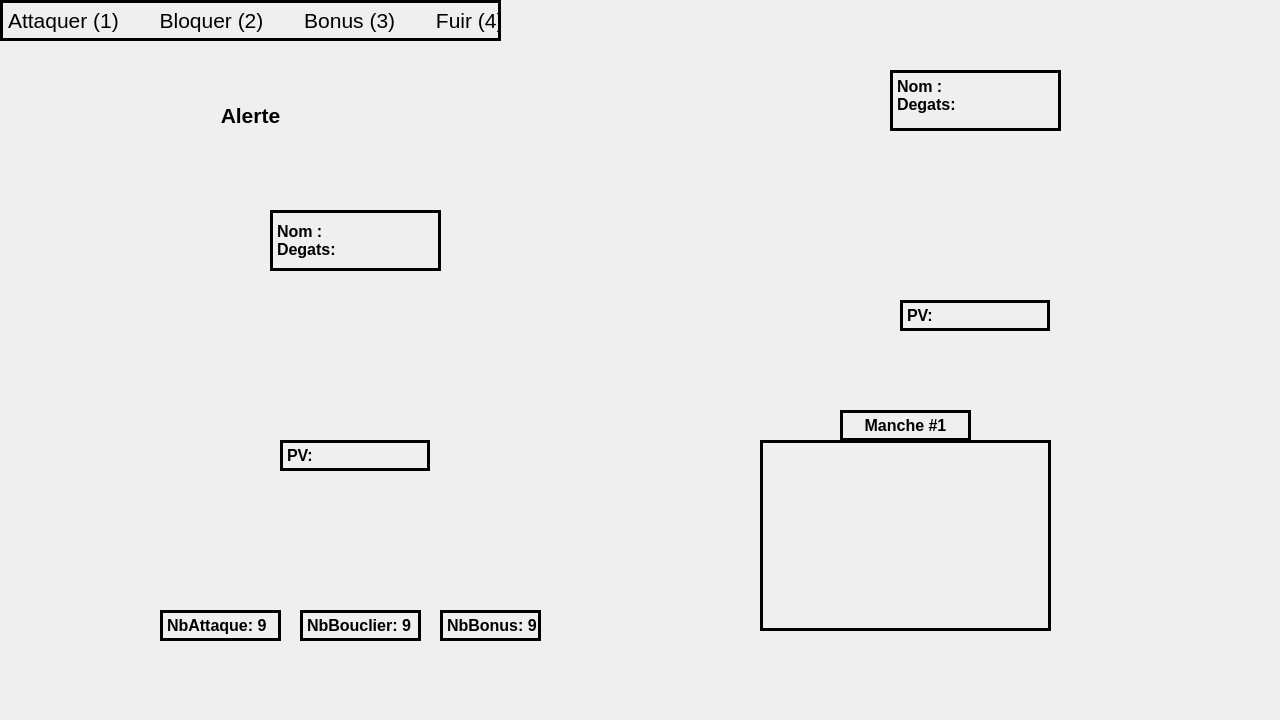
<?xml version="1.0" encoding="UTF-8"?>
<ui version="4.0">
 <class>Combat</class>
 <widget class="QWidget" name="Combat">
  <property name="geometry">
   <rect>
    <x>0</x>
    <y>0</y>
    <width>1280</width>
    <height>720</height>
   </rect>
  </property>
  <property name="windowTitle">
   <string>Form</string>
  </property>
  <widget class="QLabel" name="HP2">
   <property name="geometry">
    <rect>
     <x>900</x>
     <y>300</y>
     <width>150</width>
     <height>31</height>
    </rect>
   </property>
   <property name="font">
    <font>
     <pointsize>12</pointsize>
     <bold>true</bold>
    </font>
   </property>
   <property name="autoFillBackground">
    <bool>true</bool>
   </property>
   <property name="frameShape">
    <enum>QFrame::Shape::Box</enum>
   </property>
   <property name="lineWidth">
    <number>3</number>
   </property>
   <property name="text">
    <string>PV: </string>
   </property>
  </widget>
  <widget class="QLabel" name="Genimon2">
   <property name="geometry">
    <rect>
     <x>900</x>
     <y>140</y>
     <width>150</width>
     <height>150</height>
    </rect>
   </property>
   <property name="autoFillBackground">
    <bool>false</bool>
   </property>
   <property name="text">
    <string/>
   </property>
  </widget>
  <widget class="QLabel" name="Genimon1">
   <property name="geometry">
    <rect>
     <x>280</x>
     <y>280</y>
     <width>150</width>
     <height>150</height>
    </rect>
   </property>
   <property name="autoFillBackground">
    <bool>false</bool>
   </property>
   <property name="text">
    <string/>
   </property>
  </widget>
  <widget class="QLabel" name="TableauInfo">
   <property name="geometry">
    <rect>
     <x>760</x>
     <y>440</y>
     <width>291</width>
     <height>191</height>
    </rect>
   </property>
   <property name="font">
    <font>
     <pointsize>12</pointsize>
     <bold>true</bold>
    </font>
   </property>
   <property name="autoFillBackground">
    <bool>true</bool>
   </property>
   <property name="frameShape">
    <enum>QFrame::Shape::Box</enum>
   </property>
   <property name="lineWidth">
    <number>3</number>
   </property>
   <property name="text">
    <string/>
   </property>
   <property name="alignment">
    <set>Qt::AlignmentFlag::AlignLeading|Qt::AlignmentFlag::AlignLeft|Qt::AlignmentFlag::AlignTop</set>
   </property>
  </widget>
  <widget class="QLabel" name="BackGround">
   <property name="geometry">
    <rect>
     <x>0</x>
     <y>0</y>
     <width>1280</width>
     <height>720</height>
    </rect>
   </property>
   <property name="autoFillBackground">
    <bool>true</bool>
   </property>
   <property name="text">
    <string/>
   </property>
   <property name="textFormat">
    <enum>Qt::TextFormat::PlainText</enum>
   </property>
   <property name="pixmap">
    <pixmap resource="Image.qrc">:/Decor/Image_Qt/Decor/AreneCombat.png</pixmap>
   </property>
   <property name="scaledContents">
    <bool>true</bool>
   </property>
  </widget>
  <widget class="QLabel" name="HP1">
   <property name="geometry">
    <rect>
     <x>280</x>
     <y>440</y>
     <width>150</width>
     <height>31</height>
    </rect>
   </property>
   <property name="font">
    <font>
     <pointsize>12</pointsize>
     <bold>true</bold>
    </font>
   </property>
   <property name="autoFillBackground">
    <bool>true</bool>
   </property>
   <property name="frameShape">
    <enum>QFrame::Shape::Box</enum>
   </property>
   <property name="lineWidth">
    <number>3</number>
   </property>
   <property name="text">
    <string>PV: </string>
   </property>
  </widget>
  <widget class="QLabel" name="Nom1">
   <property name="geometry">
    <rect>
     <x>270</x>
     <y>210</y>
     <width>171</width>
     <height>61</height>
    </rect>
   </property>
   <property name="font">
    <font>
     <pointsize>12</pointsize>
     <bold>true</bold>
    </font>
   </property>
   <property name="autoFillBackground">
    <bool>true</bool>
   </property>
   <property name="frameShape">
    <enum>QFrame::Shape::Box</enum>
   </property>
   <property name="lineWidth">
    <number>3</number>
   </property>
   <property name="text">
    <string>Nom : 
Degats:</string>
   </property>
   <property name="alignment">
    <set>Qt::AlignmentFlag::AlignLeading|Qt::AlignmentFlag::AlignLeft|Qt::AlignmentFlag::AlignVCenter</set>
   </property>
  </widget>
  <widget class="QLabel" name="Contoles">
   <property name="geometry">
    <rect>
     <x>0</x>
     <y>0</y>
     <width>501</width>
     <height>41</height>
    </rect>
   </property>
   <property name="font">
    <font>
     <pointsize>16</pointsize>
     <bold>false</bold>
    </font>
   </property>
   <property name="autoFillBackground">
    <bool>true</bool>
   </property>
   <property name="frameShape">
    <enum>QFrame::Shape::Box</enum>
   </property>
   <property name="lineWidth">
    <number>3</number>
   </property>
   <property name="text">
    <string>Attaquer (1)       Bloquer (2)       Bonus (3)       Fuir (4)</string>
   </property>
  </widget>
  <widget class="QLabel" name="Nom2">
   <property name="geometry">
    <rect>
     <x>890</x>
     <y>70</y>
     <width>171</width>
     <height>61</height>
    </rect>
   </property>
   <property name="font">
    <font>
     <pointsize>12</pointsize>
     <bold>true</bold>
    </font>
   </property>
   <property name="autoFillBackground">
    <bool>true</bool>
   </property>
   <property name="frameShape">
    <enum>QFrame::Shape::Box</enum>
   </property>
   <property name="lineWidth">
    <number>3</number>
   </property>
   <property name="text">
    <string>Nom : 
Degats:</string>
   </property>
   <property name="alignment">
    <set>Qt::AlignmentFlag::AlignLeading|Qt::AlignmentFlag::AlignLeft|Qt::AlignmentFlag::AlignTop</set>
   </property>
  </widget>
  <widget class="QLabel" name="Alerte">
   <property name="geometry">
    <rect>
     <x>60</x>
     <y>80</y>
     <width>381</width>
     <height>71</height>
    </rect>
   </property>
   <property name="font">
    <font>
     <pointsize>16</pointsize>
     <bold>true</bold>
    </font>
   </property>
   <property name="autoFillBackground">
    <bool>false</bool>
   </property>
   <property name="text">
    <string>Alerte</string>
   </property>
   <property name="alignment">
    <set>Qt::AlignmentFlag::AlignCenter</set>
   </property>
  </widget>
  <widget class="QLabel" name="Manche">
   <property name="geometry">
    <rect>
     <x>840</x>
     <y>410</y>
     <width>131</width>
     <height>31</height>
    </rect>
   </property>
   <property name="font">
    <font>
     <pointsize>12</pointsize>
     <bold>true</bold>
    </font>
   </property>
   <property name="autoFillBackground">
    <bool>true</bool>
   </property>
   <property name="frameShape">
    <enum>QFrame::Shape::Box</enum>
   </property>
   <property name="lineWidth">
    <number>3</number>
   </property>
   <property name="text">
    <string>Manche #1</string>
   </property>
   <property name="alignment">
    <set>Qt::AlignmentFlag::AlignCenter</set>
   </property>
  </widget>
  <widget class="QLabel" name="Attaque">
   <property name="geometry">
    <rect>
     <x>170</x>
     <y>520</y>
     <width>81</width>
     <height>71</height>
    </rect>
   </property>
   <property name="autoFillBackground">
    <bool>false</bool>
   </property>
   <property name="text">
    <string/>
   </property>
   <property name="pixmap">
    <pixmap resource="Image.qrc">:/Decor/Image_Qt/Decor/Attack.png</pixmap>
   </property>
   <property name="scaledContents">
    <bool>true</bool>
   </property>
  </widget>
  <widget class="QLabel" name="Bloquer">
   <property name="geometry">
    <rect>
     <x>310</x>
     <y>520</y>
     <width>91</width>
     <height>81</height>
    </rect>
   </property>
   <property name="autoFillBackground">
    <bool>false</bool>
   </property>
   <property name="text">
    <string/>
   </property>
   <property name="pixmap">
    <pixmap resource="Image.qrc">:/Decor/Image_Qt/Decor/Shield.png</pixmap>
   </property>
   <property name="scaledContents">
    <bool>true</bool>
   </property>
  </widget>
  <widget class="QLabel" name="Bonus">
   <property name="geometry">
    <rect>
     <x>430</x>
     <y>520</y>
     <width>121</width>
     <height>81</height>
    </rect>
   </property>
   <property name="autoFillBackground">
    <bool>false</bool>
   </property>
   <property name="text">
    <string/>
   </property>
   <property name="pixmap">
    <pixmap resource="Image.qrc">:/Decor/Image_Qt/Decor/Bonus.png</pixmap>
   </property>
   <property name="scaledContents">
    <bool>true</bool>
   </property>
  </widget>
  <widget class="QLabel" name="Nb_attaque">
   <property name="geometry">
    <rect>
     <x>160</x>
     <y>610</y>
     <width>121</width>
     <height>31</height>
    </rect>
   </property>
   <property name="font">
    <font>
     <pointsize>12</pointsize>
     <bold>true</bold>
    </font>
   </property>
   <property name="autoFillBackground">
    <bool>true</bool>
   </property>
   <property name="frameShape">
    <enum>QFrame::Shape::Box</enum>
   </property>
   <property name="lineWidth">
    <number>3</number>
   </property>
   <property name="text">
    <string>NbAttaque: 9</string>
   </property>
   <property name="alignment">
    <set>Qt::AlignmentFlag::AlignLeading|Qt::AlignmentFlag::AlignLeft|Qt::AlignmentFlag::AlignVCenter</set>
   </property>
  </widget>
  <widget class="QLabel" name="Nb_bouclier">
   <property name="geometry">
    <rect>
     <x>300</x>
     <y>610</y>
     <width>121</width>
     <height>31</height>
    </rect>
   </property>
   <property name="font">
    <font>
     <pointsize>12</pointsize>
     <bold>true</bold>
    </font>
   </property>
   <property name="autoFillBackground">
    <bool>true</bool>
   </property>
   <property name="frameShape">
    <enum>QFrame::Shape::Box</enum>
   </property>
   <property name="lineWidth">
    <number>3</number>
   </property>
   <property name="text">
    <string>NbBouclier: 9</string>
   </property>
   <property name="alignment">
    <set>Qt::AlignmentFlag::AlignLeading|Qt::AlignmentFlag::AlignLeft|Qt::AlignmentFlag::AlignVCenter</set>
   </property>
  </widget>
  <widget class="QLabel" name="Nb_bonus">
   <property name="geometry">
    <rect>
     <x>440</x>
     <y>610</y>
     <width>101</width>
     <height>31</height>
    </rect>
   </property>
   <property name="font">
    <font>
     <pointsize>12</pointsize>
     <bold>true</bold>
    </font>
   </property>
   <property name="autoFillBackground">
    <bool>true</bool>
   </property>
   <property name="frameShape">
    <enum>QFrame::Shape::Box</enum>
   </property>
   <property name="lineWidth">
    <number>3</number>
   </property>
   <property name="text">
    <string>NbBonus: 9</string>
   </property>
   <property name="alignment">
    <set>Qt::AlignmentFlag::AlignLeading|Qt::AlignmentFlag::AlignLeft|Qt::AlignmentFlag::AlignVCenter</set>
   </property>
  </widget>
  <zorder>BackGround</zorder>
  <zorder>Nom1</zorder>
  <zorder>Genimon1</zorder>
  <zorder>Genimon2</zorder>
  <zorder>HP1</zorder>
  <zorder>HP2</zorder>
  <zorder>TableauInfo</zorder>
  <zorder>Contoles</zorder>
  <zorder>Nom2</zorder>
  <zorder>Alerte</zorder>
  <zorder>Manche</zorder>
  <zorder>Attaque</zorder>
  <zorder>Bloquer</zorder>
  <zorder>Bonus</zorder>
  <zorder>Nb_attaque</zorder>
  <zorder>Nb_bouclier</zorder>
  <zorder>Nb_bonus</zorder>
 </widget>
 <resources>
  <include location="Image.qrc"/>
 </resources>
 <connections/>
</ui>
